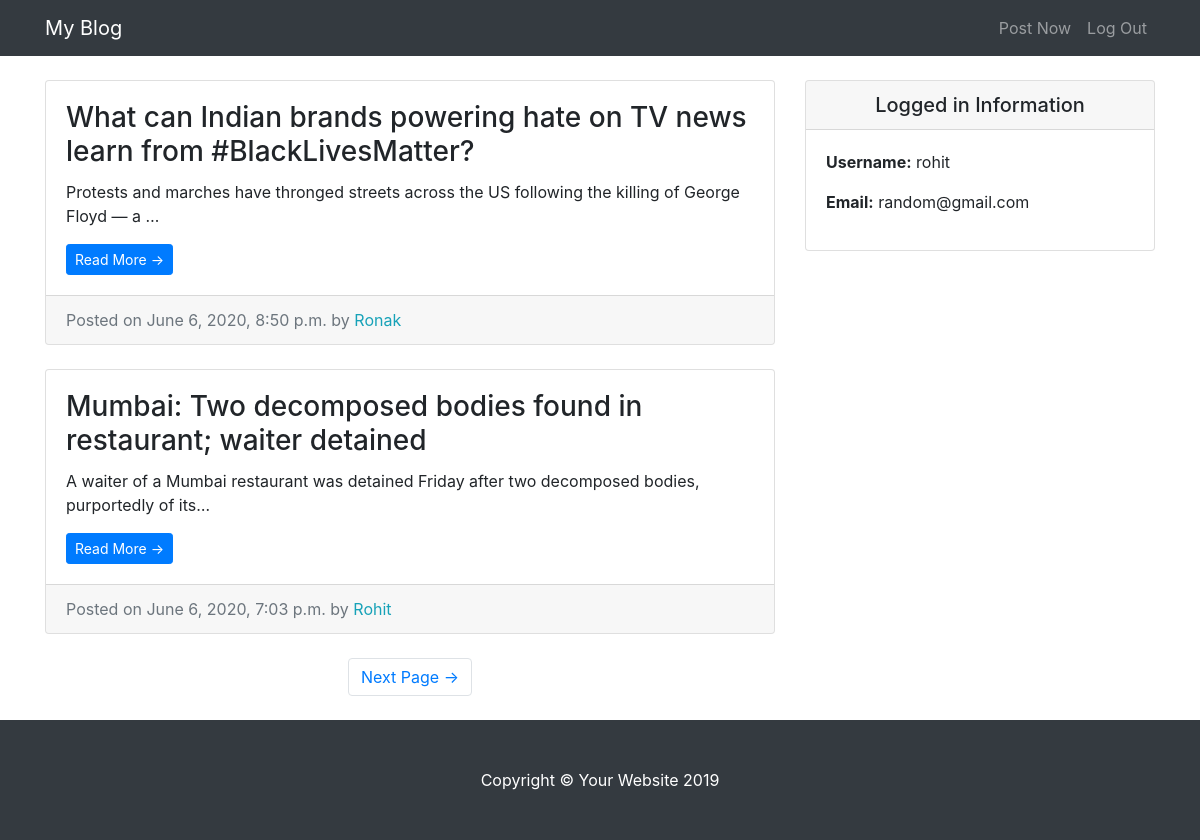
The app's page / (signed in) with its own data.
### entries/models.py (models this page shows, shortened)
class Entry(models.Model):
    entry_title = models.CharField(max_length=500)
    entry_text = models.TextField()
    entry_date = models.DateTimeField(auto_now_add=True)
    entry_author = models.ForeignKey(User, on_delete=models.CASCADE)
    class Meta:
        verbose_name_plural = 'entries'

### entries/views.py (the view)
# urls.py: path('', HomeView.as_view(), name='blog-home'),
class HomeView(LoginRequiredMixin, ListView):
    model = Entry
    template_name = 'entries/index.html'
    context_object_name = 'blog_entries'
    ordering = ['-entry_date']
    paginate_by = 2

### entries/templates/entries/index.html (shortened to what this page needs)
{% extends "entries/base.html" %}
{% block content %}
<div class="col-md-8">
    {% for entry in blog_entries %}
    <div class="card mb-4 mt-4">
        <div class="card-body">
            <h3 class="card-title">{{ entry.entry_title }}</h3>
            <p class="card-text">{{ entry.entry_text | truncatechars:100 }}</p>
            <a href="{% url 'entries:entry-detail' entry.pk %}" class="btn btn-primary btn-sm">Read More &rarr;</a>
        </div>
        <div class="card-footer text-muted">
            Posted on {{ entry.entry_date }} by
            <span class="text-info mr-2">{{ entry.entry_author | capfirst }}</span>
        </div>
    </div>
    {% endfor %}
    {% if is_paginated %}
    <ul class="pagination justify-content-center mb-4">
        {% if page_obj.has_next %}
        <li class="page-item">
            <a class="page-link" href="?page={{ page_obj.next_page_number }}">Next Page &rarr;</a>
        </li>
        {% endif %}
    </ul>
    {% endif %}
</div>
{% endblock %}

### entries/templates/entries/base.html (shortened to what this page needs)
{% load static %}
<!DOCTYPE html>
<html lang="en">
<head>
  <link href="{% static 'entries/vendor/bootstrap/css/bootstrap.min.css' %}" rel="stylesheet">
  <link href="{% static 'entries/css/blog-home.css' %}" rel="stylesheet">
</head>
<body>
  <nav class="navbar navbar-expand-lg navbar-dark bg-dark fixed-top">
    <div class="container">
      <a class="navbar-brand" href="{% url 'entries:blog-home' %}">My Blog</a>
      <div class="collapse navbar-collapse" id="navbarResponsive">
        <ul class="navbar-nav ml-auto">
          <li class="nav-item">
            <a class="nav-link" href="{% url 'entries:create-entry' %}">Post Now</a>
          </li>
          <li class="nav-item">
            <a class="nav-link" href="{% url 'logout' %}">Log Out</a>
          </li>
        </ul>
      </div>
    </div>
  </nav>
  <div class="container">
    <div class="row">
      {% block content %}{% endblock %}
      <div class="col-md-4">
        <div class="card my-4">
          <h5 class="card-header text-center">Logged in Information</h5>
          <div class="card-body">
            <ul class="list-unstyled mb-0">
              <li>
                <p> <strong>Username:</strong> {{ user.username }} </p>
              </li>
              <li>
                <p> <strong>Email:</strong> {{ user.email }}</p>
              </li>
            </ul>
          </div>
        </div>
      </div>
    </div>
  </div>
  <footer class="py-5 bg-dark">
    <div class="container">
      <p class="m-0 text-center text-white">Copyright &copy; Your Website 2019</p>
    </div>
  </footer>
</body>
</html>

### entries/static/entries/css/blog-home.css (style rules this page uses)
body { padding-top: 56px; }

### records on screen
Entry: entry_title "What can Indian brands powering hate on TV news learn from #BlackLivesMatter?", entry_text "Protests and marches have thronged streets across the US following the killing of George Floyd — a …", entry_date "June 6, 2020, 8:50 p.m.", entry_author "Ronak"
Entry: entry_title "Mumbai: Two decomposed bodies found in restaurant; waiter detained", entry_text "A waiter of a Mumbai restaurant was detained Friday after two decomposed bodies, purportedly of its…", entry_date "June 6, 2020, 7:03 p.m.", entry_author "Rohit"

### other values on screen
{{ user.username }} "rohit"
{{ user.email }} "random@gmail.com"
